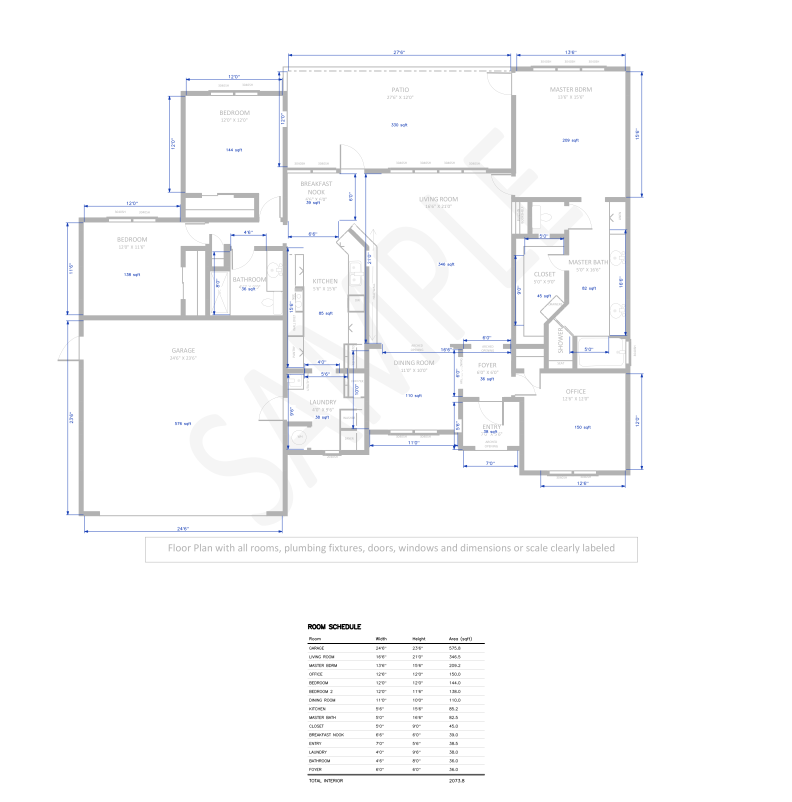
#> input picture outputs/test-2_annotated_walls.png, 2376 x 2404 px (shown at 1/3 size)
$ python annotate_walls.py ../outputs/test-2_annotated_walls.png
#> lines starting #> are read from the running program, lines starting #| are printed output that depends on the picture
"""Annotate wall structure with offset dimension lines following architectural drafting standards.

Reads wall mask PNG and raw elements JSON to produce annotated PDF/PNG with
ISO 128 / ANSI Y14.5 style dimension lines for each room.
"""

import argparse
import json
import logging
import math
import re
from dataclasses import dataclass
from datetime import datetime
from pathlib import Path

import cv2
import fitz
import numpy as np

logging.basicConfig(format="%(levelname)s: %(name)s: %(message)s", level=logging.INFO)
logger = logging.getLogger(__name__)

# --- Constants ---
SCALE_FACTOR = 3
PAGE_WIDTH_PT = 792.0
PAGE_HEIGHT_PT = 612.0
SCAN_BAND = 60  # ±px band for wall scanning
WALL_DILATE_ITER = 2
ARROW_LEN = 10
ARROW_HW = 3
DIM_OFFSET_1 = 28  # first dimension line offset from wall
DIM_OFFSET_2 = 50  # second level offset (for shared walls)
EXT_GAP = 3  # gap from wall to extension line start
EXT_OVERSHOOT = 5  # extension line past dimension line
DIM_FONT = cv2.FONT_HERSHEY_SIMPLEX
DIM_FONT_SCALE = 0.42
DIM_THICK = 1
LABEL_FONT_SCALE = 0.50
LABEL_THICK = 1
AREA_FONT_SCALE = 0.36
# Colors (BGR)
COL_DIM = (180, 60, 20)  # blue dimension lines
COL_WALL = (100, 30, 20)  # dark blue wall overlay
COL_LABEL = (30, 30, 30)  # dark gray room labels
COL_WHITE = (255, 255, 255)
WALL_SCAN_MAX = 900
VALIDATION_TOLERANCE = 0.20  # 20% tolerance for scan vs expected


@dataclass
class Room:
    """Room annotation data."""
    name: str
    dim_str: str
    w_ft: float
    h_ft: float
    area_sqft: float
    cx_pt: float  # label center in PDF points
    cy_pt: float
    # Wall boundaries in pixels
    wl: int = 0
    wr: int = 0
    wt: int = 0
    wb: int = 0
    scan_valid: dict = None  # which boundaries came from scan vs computed


# [654 lines left out: functions parse_dim, extract_rooms, band_scan, adaptive_scan, find_walls, calibrate_ppf and 7 more, not called in this run]


def annotate_walls(mask_path: Path, raw_json_path: Path, blueprint_path: Path,
                   output_dir: Path) -> dict:
    """Main annotation pipeline.

    Args:
        mask_path: Path to wall mask PNG.
        raw_json_path: Path to raw elements JSON.
        blueprint_path: Path to blueprint overlay PNG.
        output_dir: Output directory.

    Returns:
        Annotation result dict.
    """
    t0 = datetime.now()
    output_dir.mkdir(parents=True, exist_ok=True)

    # Load
    logger.info("Loading mask: %s", mask_path)
    mask_raw = cv2.imread(str(mask_path), cv2.IMREAD_GRAYSCALE)
#> mask_raw: shape (2404, 2376); min 0, max 255, mean 250.5
    kernel = np.ones((3, 3), np.uint8)
    mask = cv2.dilate(mask_raw, kernel, iterations=WALL_DILATE_ITER)
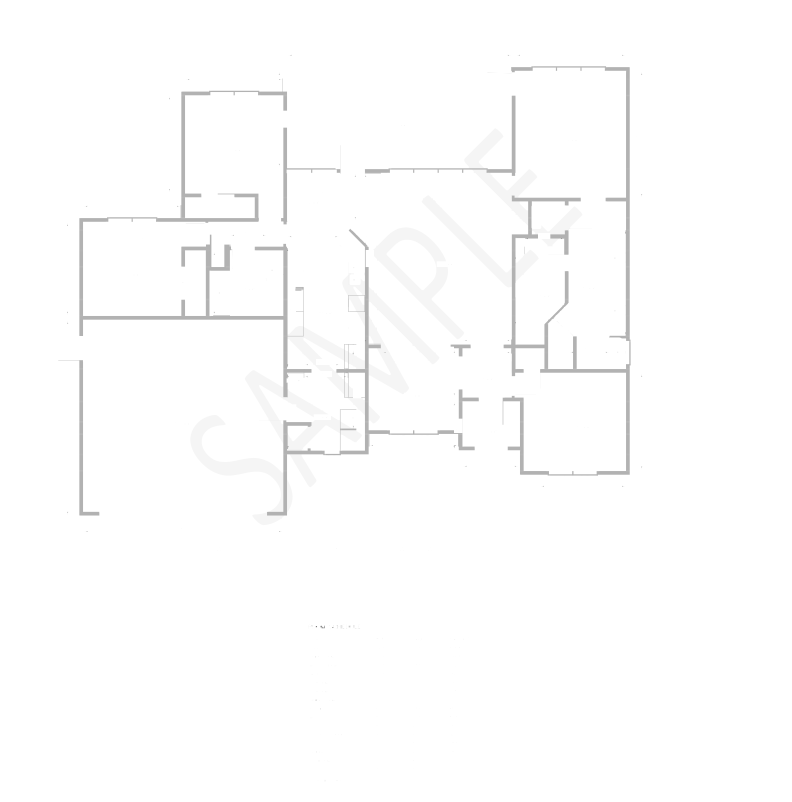
#> mask: shape (2404, 2376) (shown at 1/3 size); min 21, max 255, mean 253.2

    logger.info("Loading base from PDF: inputs/test-2.pdf")
    import fitz as _fitz
    _doc = _fitz.open("inputs/test-2.pdf")
    _pix = _doc[0].get_pixmap(matrix=_fitz.Matrix(3, 3))
    _pdf_rgb = np.frombuffer(_pix.samples, dtype=np.uint8).reshape(_pix.h, _pix.w, 3).copy()
    _pdf_bgr = cv2.cvtColor(_pdf_rgb, cv2.COLOR_RGB2BGR)
    _doc.close()
    _white = np.full_like(_pdf_bgr, 255)
    img = cv2.addWeighted(_pdf_bgr, 0.30, _white, 0.70, 0)

    # Extract rooms
    logger.info("Extracting rooms")
    rooms = extract_rooms(raw_json_path)
    logger.info("Found %d rooms", len(rooms))

    # Calibrate
    ppf = calibrate_ppf(mask, rooms)

    # Find wall boundaries
    logger.info("Finding wall boundaries (band scan ±%d px)", SCAN_BAND)
    find_walls(mask, rooms, ppf)

    # Draw dimension lines
    logger.info("Drawing dimension lines")
    pl = dim_placement(rooms)

    for room in rooms:
        p = pl[room.name]
        parts = room.dim_str.split(" X ")
        w_txt = parts[0].strip() if len(parts) >= 1 else ""
        h_txt = parts[1].strip() if len(parts) >= 2 else ""

        # Horizontal dimension (width)
        if w_txt and room.wr - room.wl > 20:
            y_ref = room.wb if p["h_below"] else room.wt
            draw_dim_h(img, room.wl, room.wr, y_ref, p["h_off"], w_txt, below=p["h_below"])

        # Vertical dimension (height)
        if h_txt and room.wb - room.wt > 20:
            x_ref = room.wr if p["v_right"] else room.wl
            draw_dim_v(img, room.wt, room.wb, x_ref, p["v_off"], h_txt, right=p["v_right"])

        # Room label
        draw_room_label(img, room)

    # Summary table
    table = generate_table(rooms)
    th, tw_t = table.shape[:2]
    fh, fw = img.shape[:2]

    # Composite: floor plan + table
    comp_h = fh + th + 40
    comp = np.ones((comp_h, fw, 3), dtype=np.uint8) * 255
    comp[:fh, :fw] = img
    tx = (fw - tw_t) // 2
    ty = fh + 20
    sw = min(tw_t, fw - tx)
    sh = min(th, comp_h - ty)
    comp[ty:ty + sh, tx:tx + sw] = table[:sh, :sw]

    # Save PNG
    png_path = output_dir / "test-2_annotated_walls.png"
    cv2.imwrite(str(png_path), comp)
    logger.info("Saved: %s", png_path)

    # Save PDF
    pdf_path = output_dir / "test-2_annotated_walls.pdf"
    doc = fitz.open()

    # Page 1: floor plan
    p1 = doc.new_page(width=PAGE_WIDTH_PT, height=PAGE_HEIGHT_PT)
    _, ib = cv2.imencode(".png", img)
    p1.insert_image(fitz.Rect(0, 0, PAGE_WIDTH_PT, PAGE_HEIGHT_PT), stream=ib.tobytes())

    # Page 2: schedule
    p2_w = max(PAGE_WIDTH_PT, tw_t + 40)
    p2_h = max(300, th + 40)
    p2 = doc.new_page(width=p2_w, height=p2_h)
    _, tb = cv2.imencode(".png", table)
    p2.insert_image(fitz.Rect(20, 20, 20 + tw_t, 20 + th), stream=tb.tobytes())

    doc.save(str(pdf_path))
    doc.close()
    logger.info("Saved: %s", pdf_path)

    # Save JSON
    elapsed = (datetime.now() - t0).total_seconds()
    result = {
        "source": mask_path.name,
        "blueprint": blueprint_path.name,
        "page_size_pt": {"width": PAGE_WIDTH_PT, "height": PAGE_HEIGHT_PT},
        "scale_factor": SCALE_FACTOR,
        "pixels_per_foot": round(ppf, 2),
        "rooms": [],
        "total_interior_sqft": 0.0,
        "processing_time_s": round(elapsed, 2),
    }

    total = 0.0
    for room in rooms:
        parts = room.dim_str.split(" X ")
        rd = {
            "name": room.name,
            "dimensions": room.dim_str,
            "width_ft": room.w_ft,
            "height_ft": room.h_ft,
            "area_sqft": room.area_sqft,
            "label_pt": {"x": round(room.cx_pt, 1), "y": round(room.cy_pt, 1)},
            "walls_px": {"left": room.wl, "right": room.wr, "top": room.wt, "bottom": room.wb},
            "span_px": {"width": room.wr - room.wl, "height": room.wb - room.wt},
            "scan_valid": room.scan_valid,
        }
        result["rooms"].append(rd)
        if room.name != "PATIO":
            total += room.area_sqft

    result["total_interior_sqft"] = round(total, 1)

    json_path = output_dir / "test-2_annotated_walls.json"
    with open(json_path, "w") as f:
        json.dump(result, f, indent=2)
    logger.info("Saved: %s", json_path)

    logger.info("Done in %.1fs — %d rooms annotated", elapsed, len(rooms))
    return result


def main() -> None:
    """CLI entry point."""
    parser = argparse.ArgumentParser(description="Annotate wall structure with dimension lines")
    parser.add_argument("mask", type=Path, help="Path to wall mask PNG")
    parser.add_argument("--raw-json", type=Path, default=Path("inputs/test-2_raw_elements.json"))
    parser.add_argument("--blueprint", type=Path, default=Path("inputs/test-2_blueprint_20260402_181712.png"))
    parser.add_argument("--output-dir", type=Path, default=Path("outputs"))
    args = parser.parse_args()
    annotate_walls(args.mask, args.raw_json, args.blueprint, args.output_dir)
#> (the call stopped at in annotate_walls, `_doc = _fitz.open("inputs/test-2.pdf")`: fitz is not available in this run)


if __name__ == "__main__":
    main()

$ run again, with inputs/test-2_blueprint_20260402_205331.png copied over outputs/test-2_annotated_walls.png
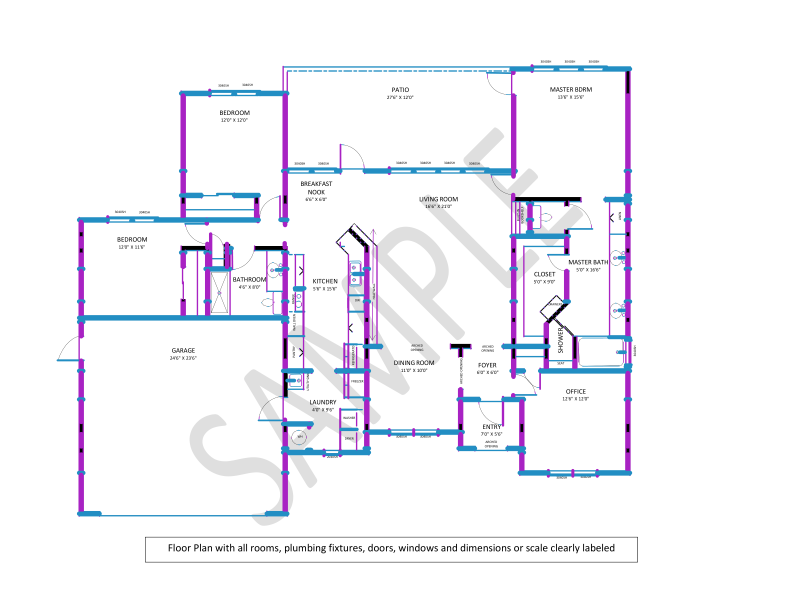
#> input picture inputs/test-2_blueprint_20260402_205331.png, 2376 x 1836 px (shown at 1/3 size)
#> in annotate_walls, `mask_raw = cv2.imread(str(mask_path), cv2.IMREAD_GRAYSCALE)`:
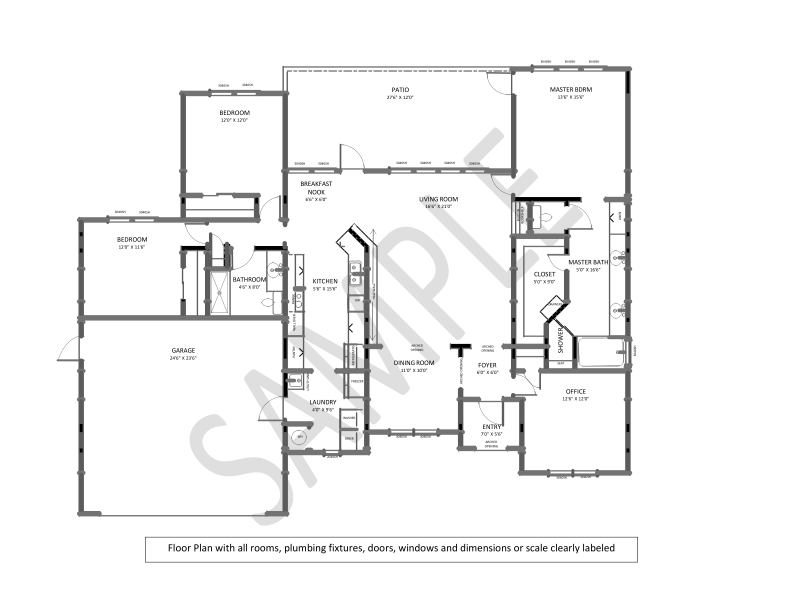
#> mask_raw: shape (1836, 2376) (shown at 1/3 size); min 0, max 255, mean 243.9
#> in annotate_walls, `mask = cv2.dilate(mask_raw, kernel, iterations=WALL_DILATE_ITER)`:
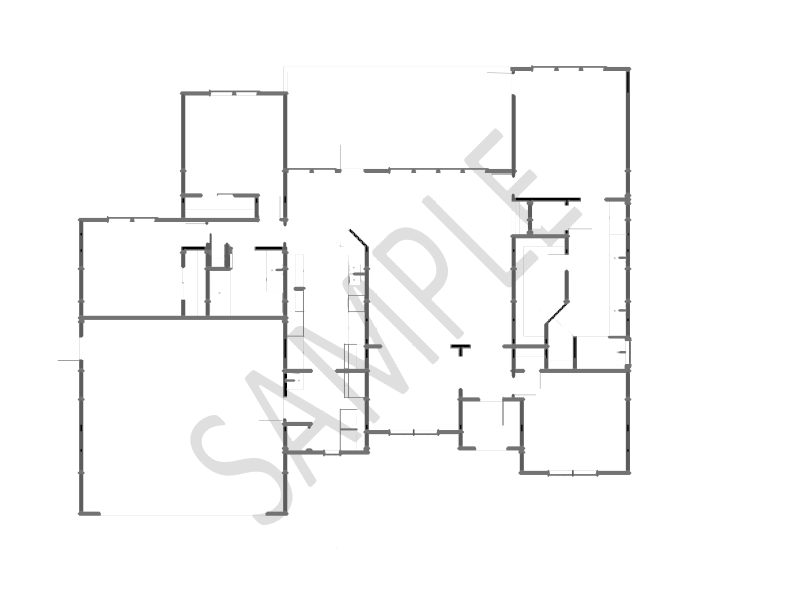
#> mask: shape (1836, 2376) (shown at 1/3 size); min 0, max 255, mean 248.8

$ run again, with inputs/test-2_elements_20260402_205326.png copied over outputs/test-2_annotated_walls.png
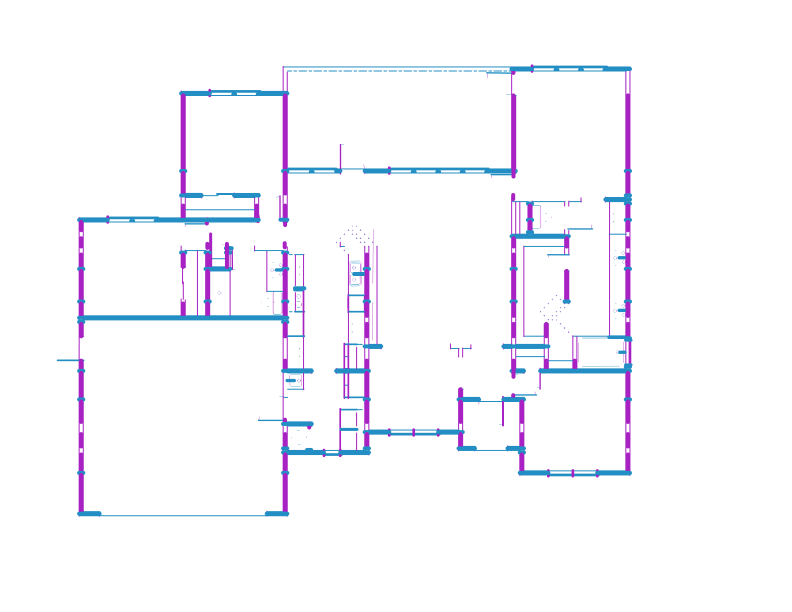
#> input picture inputs/test-2_elements_20260402_205326.png, 2376 x 1836 px (shown at 1/3 size)
#> in annotate_walls, `mask_raw = cv2.imread(str(mask_path), cv2.IMREAD_GRAYSCALE)`:
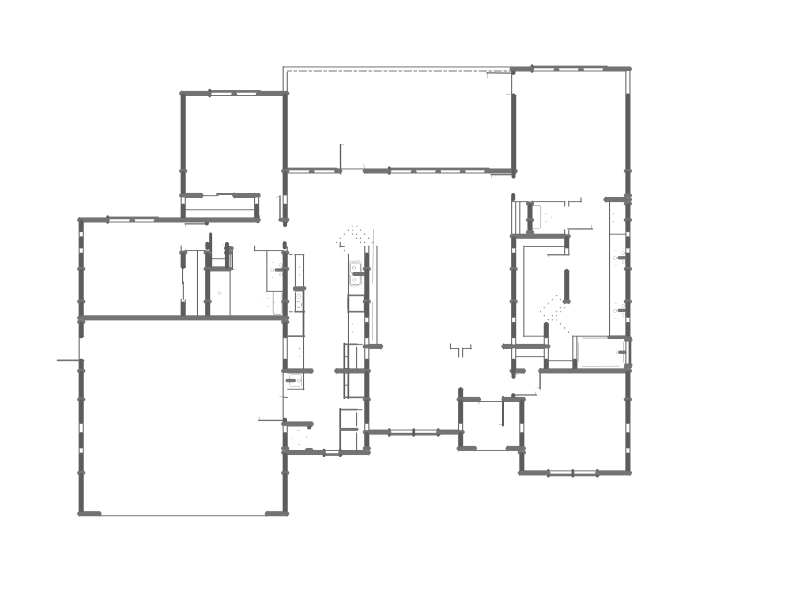
#> mask_raw: shape (1836, 2376) (shown at 1/3 size); min 91, max 255, mean 248.3
#> in annotate_walls, `mask = cv2.dilate(mask_raw, kernel, iterations=WALL_DILATE_ITER)`:
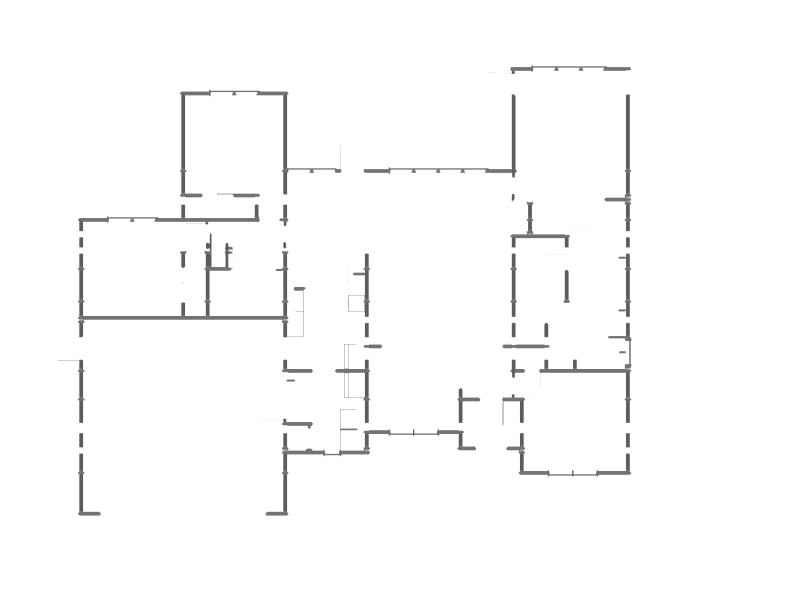
#> mask: shape (1836, 2376) (shown at 1/3 size); min 92, max 255, mean 251.2
